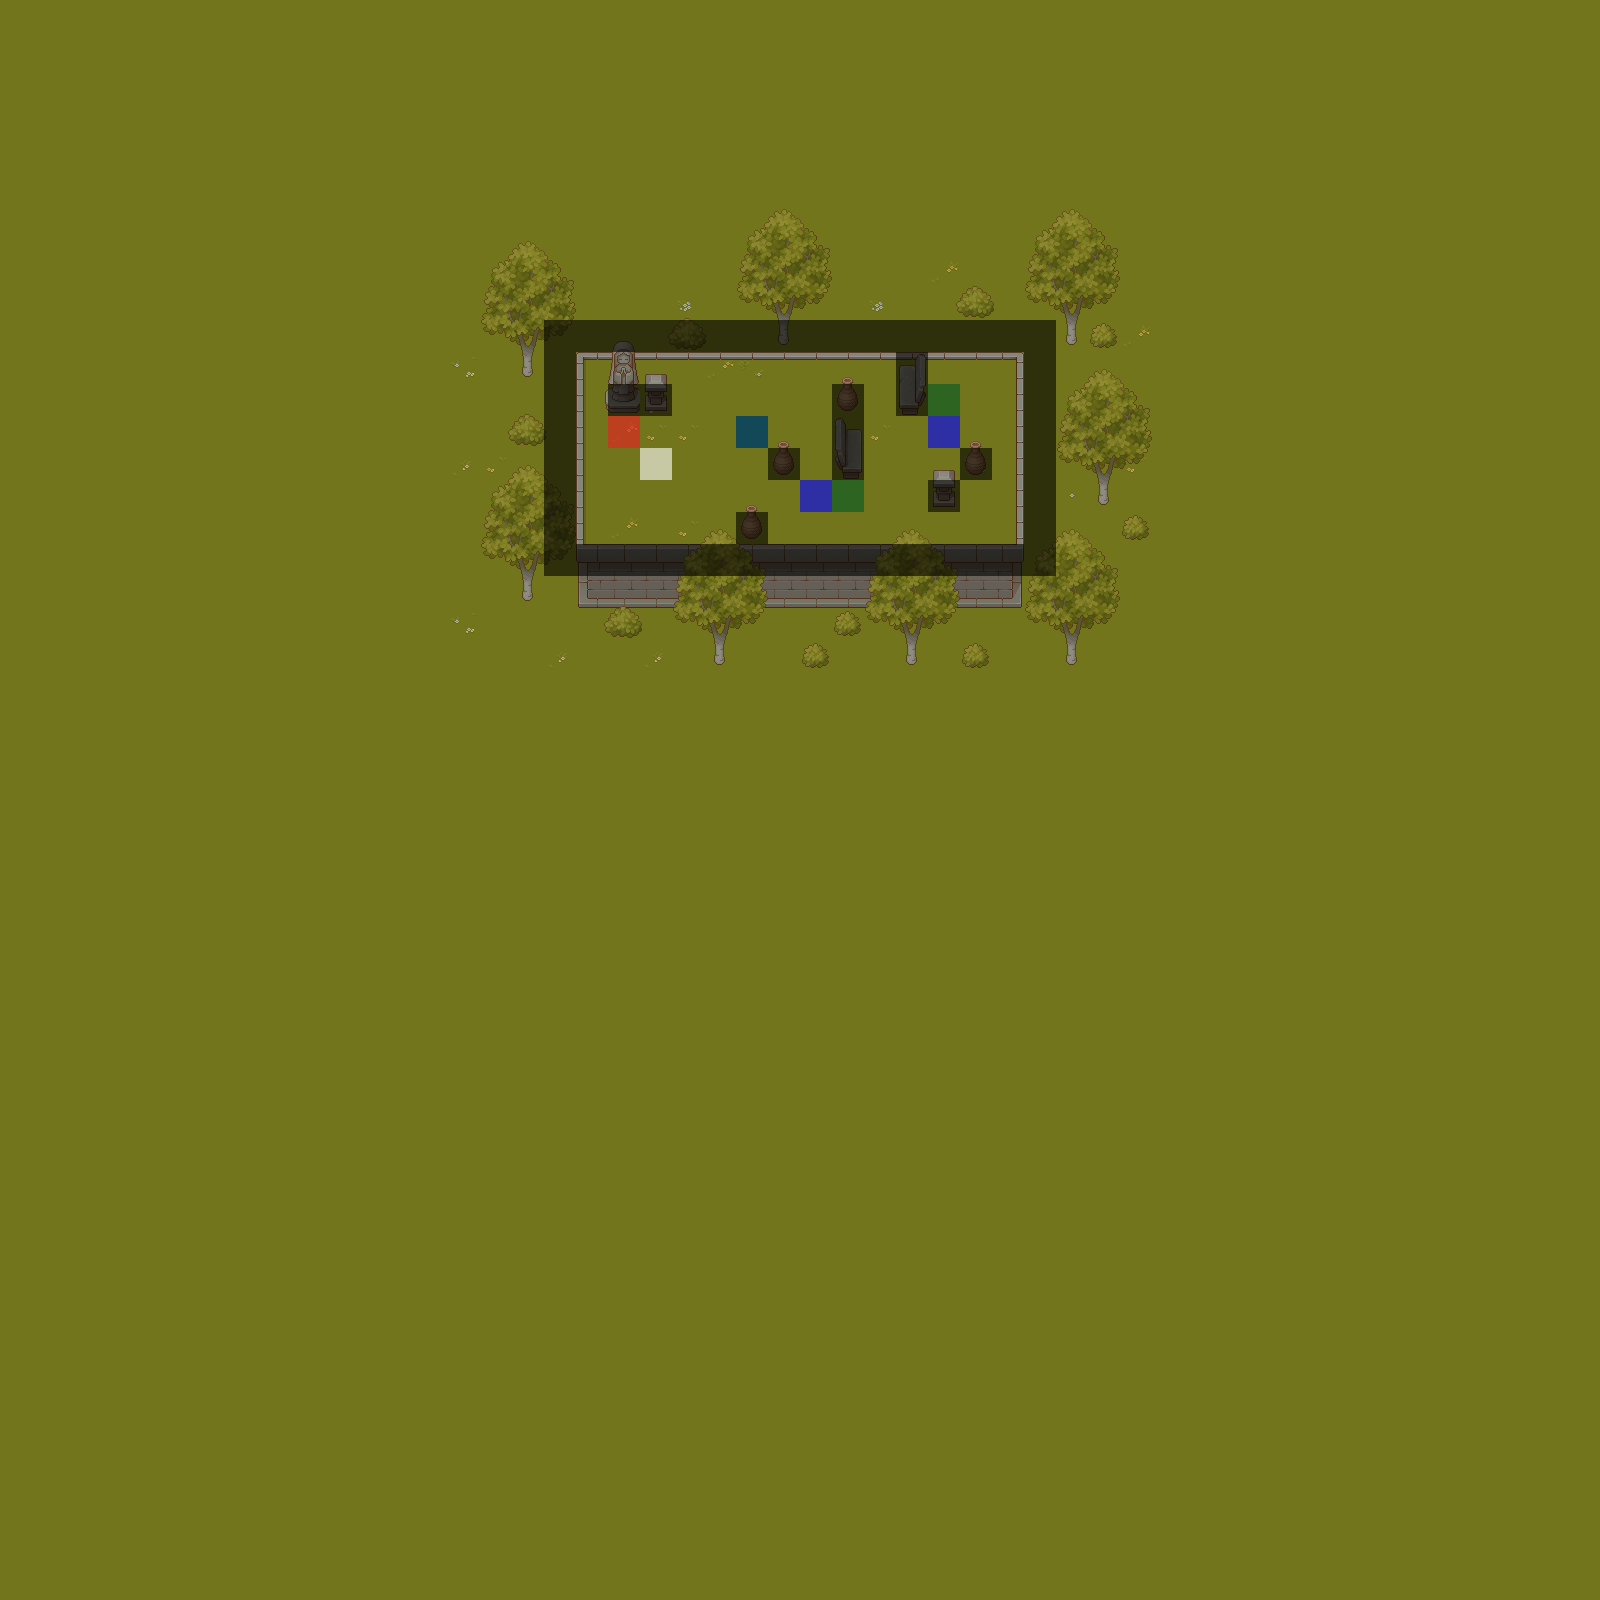

A 2D game scene composited from a Tiled map and its tileset images. What follows is a short description and the map's XML, with each tile layer's data collapsed to a summary:
An orthogonal 50x50 tile map with 32x32 px tiles, 8 tile layers (Grass, Wall, Props, Plant, ...), 5 tilesets.

<map version="1.5" tiledversion="1.7.2" orientation="orthogonal" renderorder="right-down" width="50" height="50" tilewidth="32" tileheight="32" infinite="0" nextlayerid="9" nextobjectid="1">
 <editorsettings>
  <export target="1/Stage1.csv" format="csv" />
 </editorsettings>
 <tileset firstgid="1" source="../tsx/TX Tileset Grass.tsx" />
 <tileset firstgid="65" source="../tsx/TX Tileset Wall.tsx" />
 <tileset firstgid="321" source="../tsx/EventFlag.tsx" />
 <tileset firstgid="331" source="../tsx/TX Props.tsx" />
 <tileset firstgid="587" source="../tsx/TX Plant.tsx" />
 <layer id="1" name="Grass" width="50" height="50">
  <data>[2500 cells, 2500 non-empty, 9 distinct tile ids]</data>
 </layer>
 <layer id="7" name="Wall" width="50" height="50">
  <data>[2500 cells, 52 non-empty, 11 distinct tile ids]</data>
 </layer>
 <layer id="8" name="Props" width="50" height="50">
  <data>[2500 cells, 23 non-empty, 15 distinct tile ids]</data>
 </layer>
 <layer id="2" name="Plant" width="50" height="50">
  <data>[2500 cells, 148 non-empty, 22 distinct tile ids]</data>
 </layer>
 <layer id="4" name="Box" width="50" height="50">
  <data>[2500 cells, 3 non-empty, 1 distinct tile ids]</data>
 </layer>
 <layer id="5" name="Goal" width="50" height="50">
  <data>[2500 cells, 4 non-empty, 2 distinct tile ids]</data>
 </layer>
 <layer id="6" name="Player" width="50" height="50">
  <data>[2500 cells, 1 non-empty, 1 distinct tile ids]</data>
 </layer>
 <layer id="3" name="Barrier" width="50" height="50">
  <data>[2500 cells, 55 non-empty, 1 distinct tile ids]</data>
 </layer>
</map>
